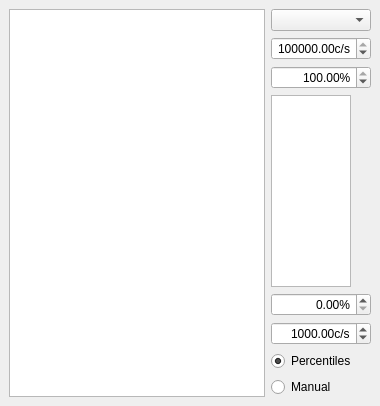
  <widget class="QDockWidget" name="xy_scan_dockWidget">
   <property name="windowTitle">
    <string>XY scan</string>
   </property>
   <attribute name="dockWidgetArea">
    <number>1</number>
   </attribute>
   <widget class="QWidget" name="dockWidgetContents_4">
    <layout class="QVBoxLayout" name="verticalLayout_5">
     <item>
      <layout class="QHBoxLayout" name="horizontalLayout_4" stretch="1,0">
       <item>
        <widget class="ScanPlotWidget" name="xy_ViewWidget">
         <property name="sizePolicy">
          <sizepolicy hsizetype="Expanding" vsizetype="Expanding">
           <horstretch>0</horstretch>
           <verstretch>0</verstretch>
          </sizepolicy>
         </property>
         <property name="transformationAnchor">
          <enum>QGraphicsView::AnchorUnderMouse</enum>
         </property>
        </widget>
       </item>
       <item>
        <layout class="QVBoxLayout" name="verticalLayout" stretch="0,0,0,1,0,0,0,0">
         <item>
          <widget class="QComboBox" name="xy_channel_ComboBox"/>
         </item>
         <item>
          <widget class="ScienDSpinBox" name="xy_cb_max_DoubleSpinBox">
           <property name="sizePolicy">
            <sizepolicy hsizetype="Fixed" vsizetype="Fixed">
             <horstretch>0</horstretch>
             <verstretch>0</verstretch>
            </sizepolicy>
           </property>
           <property name="maximumSize">
            <size>
             <width>100</width>
             <height>16777215</height>
            </size>
           </property>
           <property name="mouseTracking">
            <bool>true</bool>
           </property>
           <property name="acceptDrops">
            <bool>true</bool>
           </property>
           <property name="alignment">
            <set>Qt::AlignRight|Qt::AlignTrailing|Qt::AlignVCenter</set>
           </property>
           <property name="accelerated">
            <bool>true</bool>
           </property>
           <property name="suffix">
            <string>c/s</string>
           </property>
           <property name="decimals">
            <number>2</number>
           </property>
           <property name="minimum">
            <double>-1000000000.000000000000000</double>
           </property>
           <property name="maximum">
            <double>1000000000.000000000000000</double>
           </property>
           <property name="value">
            <double>100000.000000000000000</double>
           </property>
          </widget>
         </item>
         <item>
          <widget class="ScienDSpinBox" name="xy_cb_high_percentile_DoubleSpinBox">
           <property name="maximumSize">
            <size>
             <width>100</width>
             <height>16777215</height>
            </size>
           </property>
           <property name="alignment">
            <set>Qt::AlignRight|Qt::AlignTrailing|Qt::AlignVCenter</set>
           </property>
           <property name="suffix">
            <string>%</string>
           </property>
           <property name="decimals">
            <number>2</number>
           </property>
           <property name="minimum">
            <double>0.000000000000000</double>
           </property>
           <property name="maximum">
            <double>100.000000000000000</double>
           </property>
           <property name="value">
            <double>100.000000000000000</double>
           </property>
          </widget>
         </item>
         <item>
          <widget class="PlotWidget" name="xy_cb_ViewWidget">
           <property name="sizePolicy">
            <sizepolicy hsizetype="Preferred" vsizetype="Preferred">
             <horstretch>0</horstretch>
             <verstretch>0</verstretch>
            </sizepolicy>
           </property>
           <property name="maximumSize">
            <size>
             <width>80</width>
             <height>16777215</height>
            </size>
           </property>
          </widget>
         </item>
         <item>
          <widget class="ScienDSpinBox" name="xy_cb_low_percentile_DoubleSpinBox">
           <property name="maximumSize">
            <size>
             <width>100</width>
             <height>16777215</height>
            </size>
           </property>
           <property name="alignment">
            <set>Qt::AlignRight|Qt::AlignTrailing|Qt::AlignVCenter</set>
           </property>
           <property name="suffix">
            <string>%</string>
           </property>
           <property name="decimals">
            <number>2</number>
           </property>
           <property name="minimum">
            <double>0.000000000000000</double>
           </property>
           <property name="maximum">
            <double>100.000000000000000</double>
           </property>
           <property name="value">
            <double>0.000000000000000</double>
           </property>
          </widget>
         </item>
         <item>
          <widget class="ScienDSpinBox" name="xy_cb_min_DoubleSpinBox">
           <property name="sizePolicy">
            <sizepolicy hsizetype="Fixed" vsizetype="Fixed">
             <horstretch>0</horstretch>
             <verstretch>0</verstretch>
            </sizepolicy>
           </property>
           <property name="maximumSize">
            <size>
             <width>100</width>
             <height>16777215</height>
            </size>
           </property>
           <property name="mouseTracking">
            <bool>true</bool>
           </property>
           <property name="acceptDrops">
            <bool>true</bool>
           </property>
           <property name="alignment">
            <set>Qt::AlignRight|Qt::AlignTrailing|Qt::AlignVCenter</set>
           </property>
           <property name="accelerated">
            <bool>true</bool>
           </property>
           <property name="suffix">
            <string>c/s</string>
           </property>
           <property name="decimals">
            <number>2</number>
           </property>
           <property name="minimum">
            <double>-1000000000.000000000000000</double>
           </property>
           <property name="maximum">
            <double>10000000.000000000000000</double>
           </property>
           <property name="value">
            <double>1000.000000000000000</double>
           </property>
          </widget>
         </item>
         <item>
          <widget class="QRadioButton" name="xy_cb_centiles_RadioButton">
           <property name="text">
            <string>Percentiles</string>
           </property>
           <property name="checked">
            <bool>true</bool>
           </property>
          </widget>
         </item>
         <item>
          <widget class="QRadioButton" name="xy_cb_manual_RadioButton">
           <property name="text">
            <string>Manual</string>
           </property>
           <property name="checked">
            <bool>false</bool>
           </property>
          </widget>
         </item>
        </layout>
       </item>
      </layout>
     </item>
    </layout>
   </widget>
  </widget>
